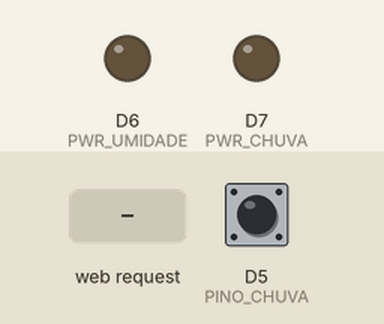
A sketch run on a simulated ESP8266 (NodeMCU). Shown: output pins drawn as LEDs (lit = HIGH). Inputs (shaded band) come from the test bench; at power-on: D5 (PINO_CHUVA) HIGH. WiFi joins after 1.5 s; servers stay silent unless stated; what the sketch prints to the serial monitor is not drawn.

Above: at 2.7 s.
2.8 s: HTTP request GET / received
At 3.2 s:
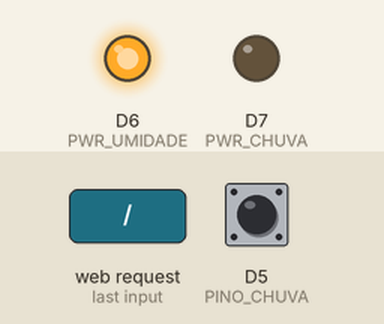
Timing chart, 0 to 5.8 s (numbered marks = the images above; inputs shaded):
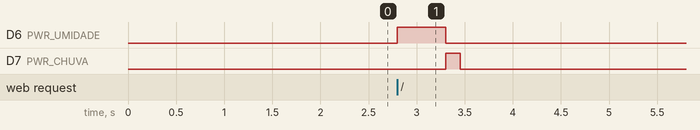

Measured:
- after the input at 2.8 s, D6 (PWR_UMIDADE): LOW → HIGH at once, → LOW 0.50 s later; D7 (PWR_CHUVA): LOW → HIGH after 0.50 s, → LOW 0.15 s later

The sketch:

Nodemcu_3.ino
```cpp
#include <ESP8266WiFi.h>
#include <ESP8266WebServer.h>
#include <ArduinoJson.h>

// ---- Configurações Globais ----
const char* ssid     = "Rede";     // Substitua pelo SSID
const char* password = "Senha";    // Substitua pela senha

// ---- Controle de energia dos sensores (Ruidosos) ----
#define PWR_UMIDADE D6   // VCC do sensor de umidade (GPIO12)
#define PWR_CHUVA   D7   // VCC do sensor de chuva (GPIO13)

// ---- Pinos de dados ----
#define PINO_UMIDADE A0   // Saída analógica do sensor de umidade
#define PINO_CHUVA   D5   // Saída digital do sensor de chuva (GPIO14)

ESP8266WebServer server(80);

int umidadeSolo = 0;
int chuva = 0;

void readSensors() {
  // 1) Ler sensor de umidade capacitivo
  digitalWrite(PWR_UMIDADE, HIGH);   // Liga VCC
  // Atraso aumentado para 500ms para estabilizar o sensor capacitivo (evitando saltos)
  delay(500);
  umidadeSolo = analogRead(PINO_UMIDADE);
  digitalWrite(PWR_UMIDADE, LOW);    // Desliga VCC

  // 2) Ler sensor de chuva
  digitalWrite(PWR_CHUVA, HIGH);     // Liga VCC
  delay(150);                        // Estabilização rápida
  // Lê o pino digital. (0 = Chuva, 1 = Sem Chuva - ajuste se o seu módulo for o contrário)
  chuva = digitalRead(PINO_CHUVA);
  digitalWrite(PWR_CHUVA, LOW);      // Desliga VCC
}

void handleRoot() {
  // Chamada de leitura deve ser feita antes de construir o JSON
  readSensors();

  StaticJsonDocument<100> doc;
  doc["umidade_solo"] = umidadeSolo;
  doc["estado_chuva"] = chuva;

  String jsonString;
  serializeJson(doc, jsonString);
  server.send(200, "application/json", jsonString);
}

void setup() {
  Serial.begin(115200);

  // Inicializa controle de energia
  pinMode(PWR_UMIDADE, OUTPUT);
  pinMode(PWR_CHUVA, OUTPUT);
  digitalWrite(PWR_UMIDADE, LOW);
  digitalWrite(PWR_CHUVA, LOW);

  pinMode(PINO_CHUVA, INPUT_PULLUP);

  // Conexão Wi-Fi
  WiFi.begin(ssid, password);
  while (WiFi.status() != WL_CONNECTED) {
    delay(500);
    Serial.print(".");
  }
  Serial.println("\nWiFi conectado");

  // Configuração do servidor
  server.on("/", handleRoot);
  server.begin();
}

void loop() {
  server.handleClient();
  // Não há delay() aqui, pois a leitura é feita no handleRoot()
}
```
